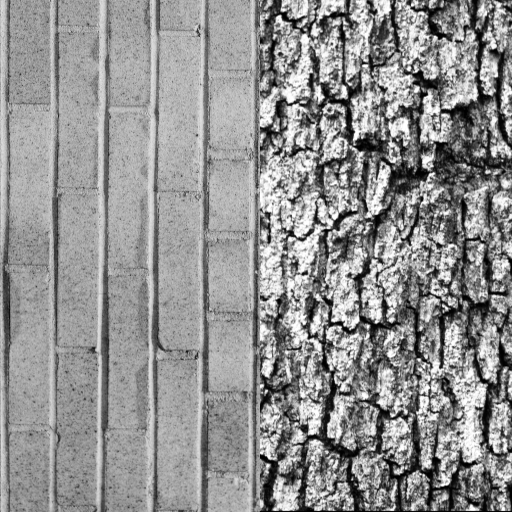
#> input picture merge.tiff, 512 x 512 px
$ python gabor_test.py   (Python 2 division)
#> lines starting #> are read from the running program, lines starting #| are printed output that depends on the picture
__author__ = 'lonely'
# -*- coding: utf-8 -*-
"""
Created on Wed Mar 15 20:10:45 2017

@author: lonely
"""
import cv2
import numpy as np
from math import pi
from sklearn import preprocessing
from sklearn.ensemble import RandomForestClassifier
from skimage.filters import gabor

merge = cv2.imread('merge.tiff', 0)
#> merge is the input picture: shape (512, 512); min 0, max 255, mean 145.2

height, width = merge.shape
#> height = 512; width = 512

img1 = cv2.imread('1.tiff', 0)
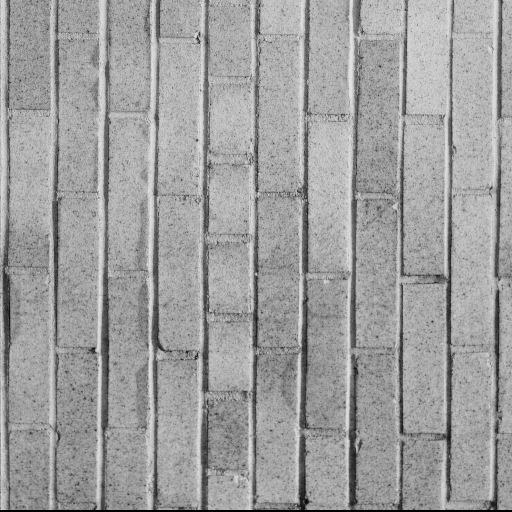
#> input picture 1.tiff, 512 x 512 px
#> img1 is the input picture: shape (512, 512); min 0, max 227, mean 158.2

img2 = cv2.imread('2.tiff', 0)
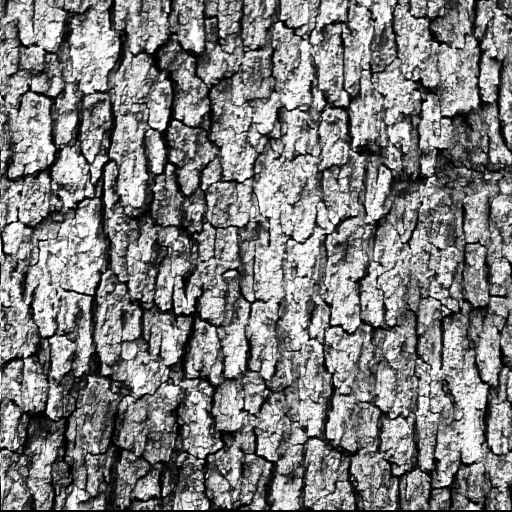
#> input picture 2.tiff, 512 x 512 px
#> img2 is the input picture: shape (512, 512); min 0, max 255, mean 127.6

train = 100

random1 = np.random.randint(3, 512, train)
random2 = np.random.randint(3, 512, train)

classify_mat = np.zeros([200, 40], np.float32)
k = 0
label = []


def get_gabor_feature(image):
    classify = np.array([])
    for i in range(0, 5, 1):
        for j in range(0, 8, 1):
            filt_real = gabor(image, frequency=(i+1)/10.0, theta=j*pi/8)[0]
            filt_imag = gabor(image, frequency=(i+1)/10.0, theta=j*pi/8)[1]
            res = filt_real * filt_real + filt_imag * filt_imag
            res_mean = np.mean(res)
            classify = np.append(classify,res_mean)
    return classify


for i in range(train):
    mat = img1[random1[i]-3:random1[i] + 3, random2[i]-3:random2[i] + 3]
    classify_mat[k] = get_gabor_feature(mat)
    k += 1
    label.append(0)
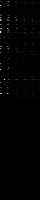
#> classify_mat: shape (200, 40) float32; min 0, max 241.3, mean 2.2
#> after the loop, k = 100; label = 100 values from 0 to 0
for i in range(train):
    mat = img2[random1[i]-3:random1[i] + 3, random2[i]-3:random2[i] + 3]
    classify_mat[k] = get_gabor_feature(mat)
    print classify_mat[k]
    k += 1
    label.append(1)
#> this loop made 100 passes
#> (printed output is left out)
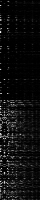
#> classify_mat: shape (200, 40) float32; min 0, max 241.3, mean 15.1
#> after the loop, k = 200; label = 200 values from 0 to 1
np.savetxt('train.txt',classify_mat)
np.savetxt('label.txt',label)
"""clf = RandomForestClassifier(random_state=9)
RandomForest = clf.fit(classify_mat, label)
k = 0
result = np.zeros([height, width], np.uint)
for i in range(0, 500):
    for j in range(0, 500):
        mat = merge[i:i + 3, j:j + 3]
        matx = get_gabor_feature(mat)
        if clf.predict([matx]) == [0]:
            result[i:i + 3, j:j + 3] = 0
        else:
            result[i:i + 3, j:j + 3] = 255
            k += 1
cv2.imwrite('res.tiff', result)"""
